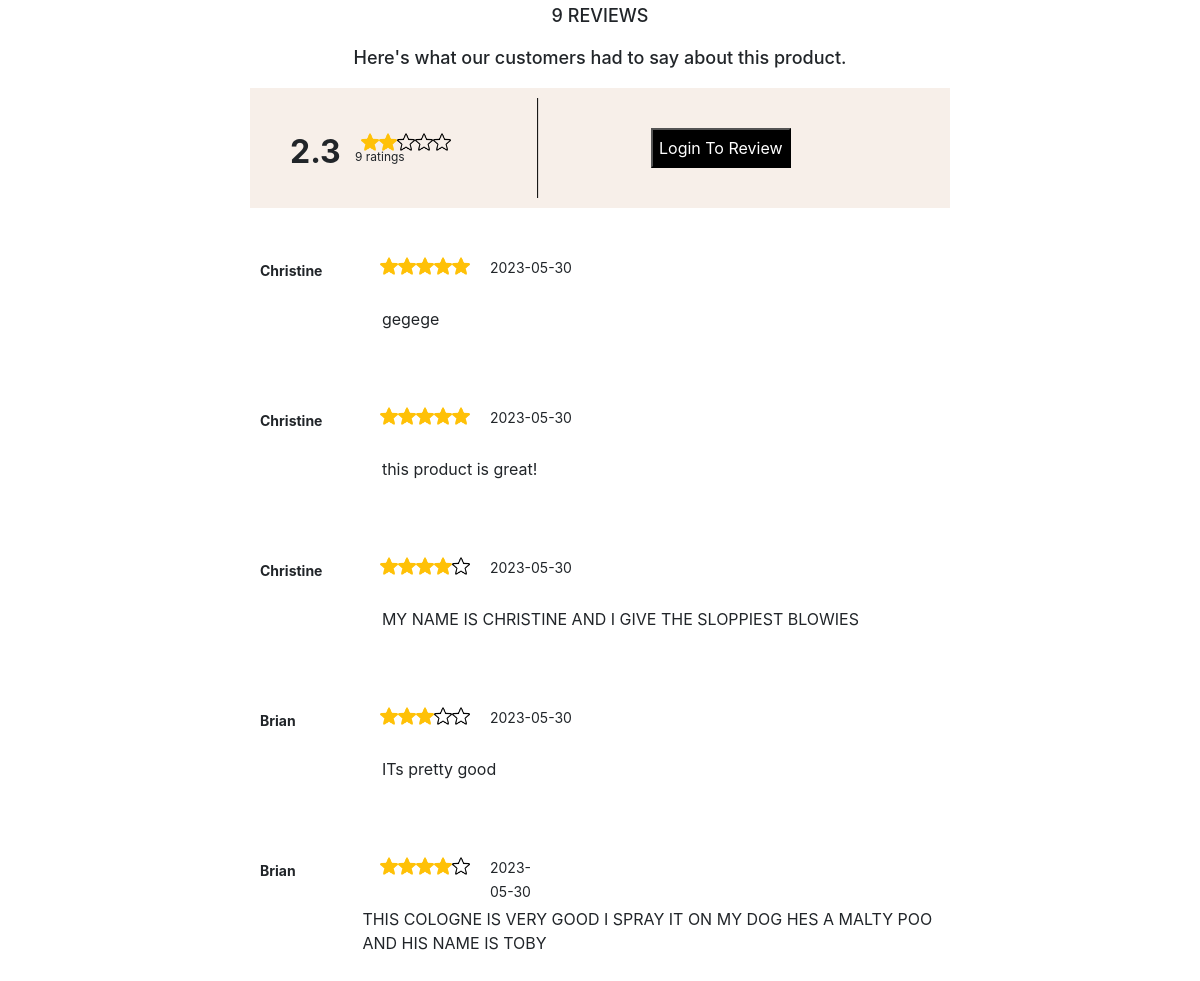
The page /product/cologne_detail/1 (lower part) on the database as committed earlier.
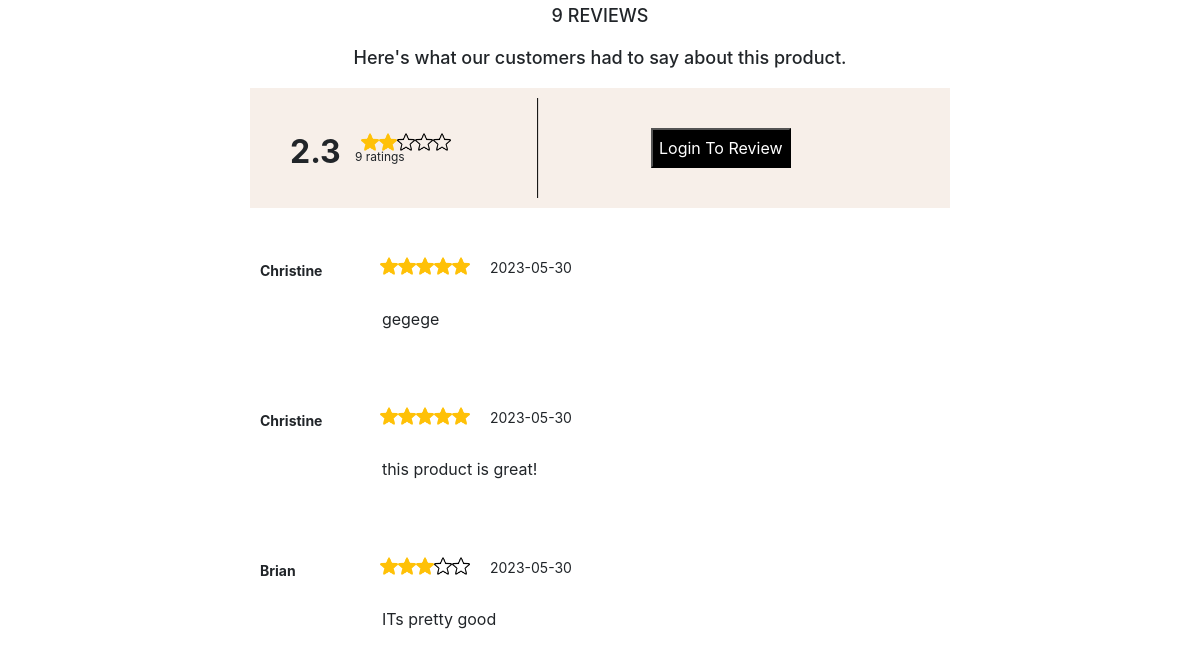
The same page on the database as committed later.
### website/models.py (models this page shows)
class Product(db.Model):
    id = db.Column(db.Integer, primary_key=True)
    brand = db.Column(db.String(150))
    name = db.Column(db.String(150))
    type = db.Column(db.String(150))
    size = db.Column(db.Float)
    price = db.Column(db.Float)
    quantity = db.Column(db.Integer)
    description = db.Column(db.String(1000))
    rating = db.Column(db.Float)
    rating_count = db.Column(db.Integer)

class User(db.Model, UserMixin):
    id = db.Column(db.Integer, primary_key=True)
    email = db.Column(db.String(150), unique=True)
    password = db.Column(db.String(150))
    first_name = db.Column(db.String(150))

class Review(db.Model):
    id = db.Column(db.Integer, primary_key=True, autoincrement=True)
    product_id = db.Column(db.Integer, db.ForeignKey('product.id'), nullable=False)
    user_id = db.Column(db.Integer, db.ForeignKey('user.id'), nullable=False)
    comment = db.Column(db.Text)
    rating = db.Column(db.Integer)
    date = db.Column(db.Date)
    product = db.relationship('Product', backref=db.backref('reviews', lazy=True))
    user = db.relationship('User', backref=db.backref('reviews', lazy=True))

### website/product.py (the view)
@product_bp.route('/cologne_detail/<int:product_id>')
def cologne_detail_page(product_id):
    product = Product.query.get_or_404(product_id)
    notes = Notes.query.all()
    productNotes = ProductNotes.query.all()
    users = User.query.all()
    reviews = Review.query.filter_by(product_id=product_id).all()
    return render_template("cologne_detail.html", user=current_user, product=product, notes=notes, productNotes=productNotes,users=users, reviews=reviews)

### website/templates/cologne_detail.html (shortened to what this page needs)
{% extends "base.html" %}
{% block content %}
    <h2 class = "rating-rate">{{product.rating_count}} REVIEWS</h2>
    <h3 class = "heres-what">Here's what our customers had to say about this product.</h3>
    <div class = "rating-box">
      <div class= "rating-info">
        <span class="rating">{{product.rating|round(1)}}</span>
          <div class = "star-rating-box">
            {% for _ in range(product.rating|int) %}
              <span><img src="{{ url_for('static', filename='star.png') }}" alt="Filled Star"></span>
            {% endfor %}
            {% for _ in range(5-product.rating|int) %}
              <span><img src="{{ url_for('static', filename='unstar.png') }}" alt="Unfilled Star"></span>
            {% endfor %}
          </div>
            <div class = "rating-count">
              {{product.rating_count}} ratings
            </div>
            {% if current_user.is_authenticated %}
            <button id="ratingButton">Leave a Rating/Comment</button>
            {% else %}
              <a href="/auth/login"><button id ="ratingButton2">Login To Review</button></a>
            {% endif %}
      </div>
    </div>
    <div class="review-container">
    {% for review in reviews%}
      <div class = "review-box">
        <div class = "user-info">
          <span class = "user">
            {% for u in users%}
              {% if u.id == review.user_id%}
                <span class="review-user">{{u.first_name}}</span>
              {% endif %}
            {% endfor %}
          </span>
        </div>
        <div class = "review-info">
          <div class = "star-review">
            {% for _ in range(review.rating) %}
              <span><img src="{{ url_for('static', filename='star.png') }}" alt="Filled Star"></span>
            {% endfor %}
            {% for _ in range(5-review.rating) %}
              <span><img src="{{ url_for('static', filename='unstar.png') }}" alt="Unfilled Star"></span>
            {% endfor %}
          </div>
          <div class="review-date-wrapper">
          <span class="review-date">{{review.date}}</span>
          </div>
          <div class="review-comment">{{review.comment}}</div>
        </div>
      </div>
      {% endfor %}
    </div>
{% endblock %}

### website/templates/base.html (shortened to what this page needs)
<!DOCTYPE html>
<html>
    <head>
        <link
      rel="stylesheet"
      href="https://stackpath.bootstrapcdn.com/bootstrap/4.4.1/css/bootstrap.min.css"
    />
    <link
      rel="stylesheet"
      href="https://stackpath.bootstrapcdn.com/font-awesome/4.7.0/css/font-awesome.min.css"
    />
    </head>
    <body>
    <div class="container">
    {%block content %}
    {% endblock %}
    </div>
    </body>
</html>

### website/templates/cologne_detail.html (style rules this page uses)
.defer,.rating-rate,.heres-what { margin-top: 20px; display: flex; justify-content: center; align-items: center; font-size: 18px; }
.star-rating-box { display: flex; margin-left: 20px; }
.star-rating-box img { height: 18px; }
.rating-box { width: 700px; height: 120px; margin-left: auto; margin-right: auto; background-color: rgba(247, 239, 233, 1); display: flex; flex-direction: column; padding: 40px; margin-top:20px; margin-bottom: 40px; }
.rating-info { display: flex; position: relative; }
.rating { margin-left: 0; font-size: 32px; font-weight: bold; }
.rating-count { margin-top: 20px; position: absolute; margin-left: 65px; font-size: 12px; }
#ratingButton2 { margin-left: 200px; background-color: black; color: white; height: 40px; width: 140px; }
.review-container { display: flex; justify-content: center; align-items: center; flex-direction: column; }
.review-box { width: 700px; height: 150px; padding: 10px; display: flex; flex-direction: column; }
.review-info { display: flex; }
.review-user { font-weight: bold; font-size:14px; margin-left: 0px; margin-top: -30px; }
.review-date-wrapper { margin-left: 20px; margin-top: -27px; }
.review-date { margin-bottom: 0px; font-size: 14px; }
.review-comment { margin-left: -190px; margin-top: 25px; }
.star-review { display: flex; margin-left: 120px; margin-top: -30px; }
.star-review img { height: 18px; }

Rows that differ between the two databases and show on the page:
removed Review: rating 4 (drawn), date "2023-05-30", comment "MY NAME IS CHRISTINE AND I GIVE THE SLOPPIEST BLOWIES", User (first_name "Christine")
removed Review: rating 4 (drawn), date "2023-05-30", comment "THIS COLOGNE IS VERY GOOD I SPRAY IT ON MY DOG HES A MALTY POO AND HIS NAME IS TOBY", User (first_name "Brian")
